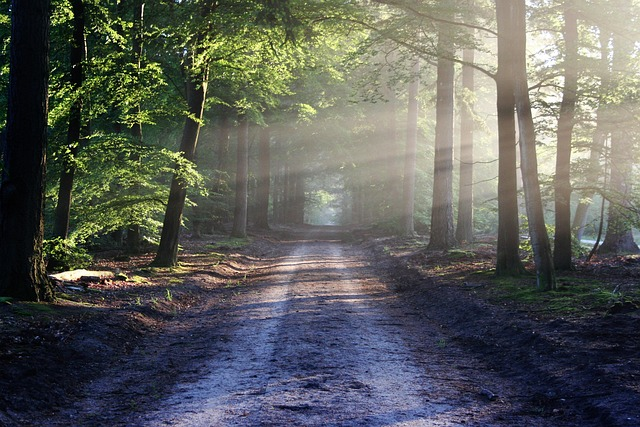
#> input picture MODULE 18/images/example_image.jpg, 640 x 427 px, found by its file name
$ python threshold.py
#> lines starting #> are read from the running program, lines starting #| are printed output that depends on the picture
import cv2
import numpy as np

img = cv2.imread(r"C:\Users\Abhishek Thakur\OneDrive\Documents\GitHub\Tute-Dude-advaced-python-course\MODULE 18\images\example_image.jpg")
#> img is the input picture: shape (427, 640, 3); mean B, G, R 90.5, 94.6, 92.2

threshold_value = 100
_,binary_threshold = cv2.threshold(img,threshold_value, 255, cv2.THRESH_BINARY)
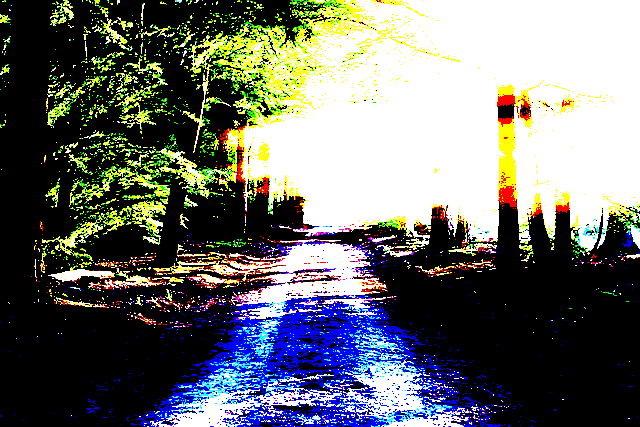
#> binary_threshold: shape (427, 640, 3); mean B, G, R 107.4, 109.9, 106.9

cv2.imshow("Orignial image", img)
cv2.imshow("Binary Threshold", binary_threshold)

cv2.waitKey(0)
cv2.destroyAllWindows()

$ run again, with MODULE 18/images/bird_image.jpg copied over MODULE 18/images/example_image.jpg
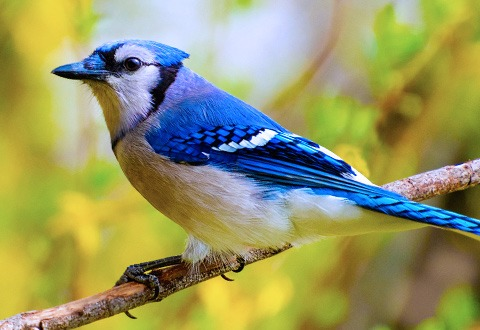
#> input picture MODULE 18/images/bird_image.jpg, 480 x 330 px, found by its file name
#> img is the input picture: shape (330, 480, 3); mean B, G, R 101, 151.5, 150.6
#> `_,binary_threshold = cv2.threshold(img,threshold_value, 255, cv2.THRES..`:
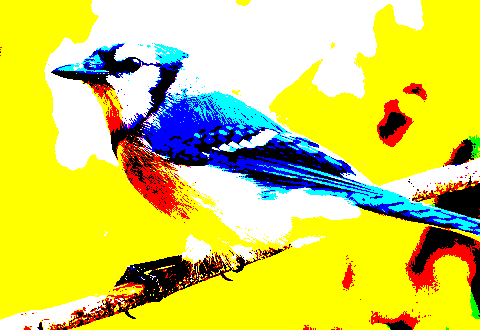
#> binary_threshold: shape (330, 480, 3); mean B, G, R 89.1, 211.8, 213.5
